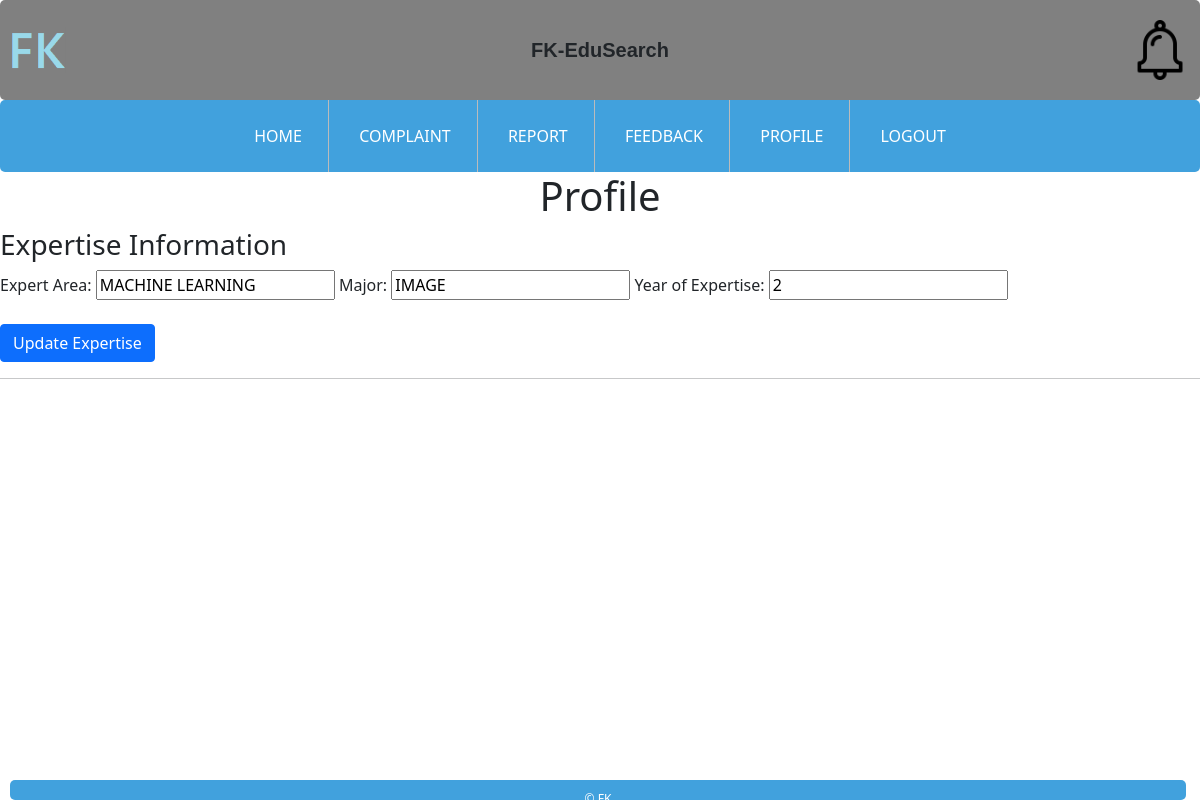
Screenshot of /Edusearch-AskAce/editExpertiseForm.php (signed in) with the database file from the repository.
### tables this page shows
CREATE TABLE `expertise` (
  `ExpertiseID` int(4) NOT NULL,
  `ExpertID` int(4) NOT NULL,
  `ExpertArea` varchar(500) NOT NULL,
  `Major` varchar(50) NOT NULL,
  `YearofExpertise` int(3) NOT NULL
);

### Edusearch-AskAce/editExpertiseForm.php (the view, shortened to what this page needs)
<?php
require_once('dbase.php');
$expertID = $_SESSION['ExpertID'];
$query = "SELECT ExpertiseID, ExpertArea, Major, YearOFExpertise FROM expertise WHERE ExpertID = ?";
$statement = $conn->prepare($query);
$statement->bind_param('i', $expertID);
$statement->execute();
$expertResult = $statement->get_result();
$expertArea = $expertResult->fetch_assoc();
?>
<!DOCTYPE html>
<html>
<head>
    <link rel="stylesheet" type="text/css" href="viewprofile.css">
    <link rel="stylesheet" type="text/css" href="expert.css">
    <link rel="stylesheet" type="text/css" href="stylecss.css">
    <link href="https://cdn.jsdelivr.net/npm/bootstrap@5.0.2/dist/css/bootstrap.min.css" rel="stylesheet">
</head>
<body>
    <header class="header">
        <div class="logo-left">
            <img width="60px" src="Image/fklogo.png" alt="Left Logo">
        </div>
        <div class="text">FK-EduSearch</div>
        <div class="logo-right">
            <img width="60px" src="Image/notiLogo.png" alt="Right Logo">
        </div>
    </header>
    <div id="navBar">
        <ul>
            <li><a href="Expert_MainPage.php"> HOME </a></li>
            <li><a href=""> COMPLAINT </a></li>
            <li><a href=""> REPORT </a></li>
            <li><a href=""> FEEDBACK </a></li>
            <li><a href="Expert_ViewProfile.php"> PROFILE </a></li>
            <li><a href=""> LOGOUT </a></li>
        </ul>
    </div>
    <div class="update-profile-container">
        <h1>Profile</h1>
        <h3>Expertise Information</h3>
        <div>
            <form action="" method="post">
                <label for="ExpertArea">Expert Area:</label>
                <input type="text" name="ExpertArea" id="ExpertArea" value="<?php echo $expertArea['ExpertArea']; ?>" required>
                <label for="Major">Major:</label>
                <input type="text" name="Major" id="Major" value="<?php echo $expertArea['Major']; ?>" required>
                <label for="YearOFExpertise">Year of Expertise:</label>
                <input type="number" name="YearOFExpertise" id="YearOFExpertise" value="<?php echo $expertArea['YearOFExpertise']; ?>" required><br>
                <br>
                <input type="submit" class="btn btn-primary" name="edit_expertise" value="Update Expertise">
            </form>
            <hr>
        </div>
    </div>
    <footer>© FK</footer>
</body>
</html>

### Edusearch-AskAce/viewprofile.css (style rules this page uses)
h1 { text-align: center; margin-top: 40px; font-size: 32px; font-weight: bold; }
footer { background-color: #f2f2f2; padding: 10px; text-align: center; }

### Edusearch-AskAce/expert.css (style rules this page uses)
ul { margin: 0; padding: 0; list-style: none; }
a { text-decoration: none; }
.btn-primary { background-color: #007bff; color: #fff; }

### Edusearch-AskAce/stylecss.css (style rules this page uses)
.header { display: flex; border-radius: 5px; justify-content: space-between; align-items: center; padding: 10px; height: 100px; background-color: rgb(128, 128, 128); font-family: Arial, Helvetica, sans-serif; }
body { font-family: Arial, Helvetica, sans-serif; background-image: url("Image/bg.jpg"); }
.logo-left { margin-right: 10px; }
.logo-right { margin-left: 10px; }
.text { font-size: 20px; font-weight: bold; }
#navBar li { padding: 10px; display: inline-block; }
#navBar { text-align: center; }
#navBar a { text-decoration: none; color: #34495E; }
#navBar ul { list-style-type: inherit; margin: 0; padding: 0; overflow: hidden; background-color: #41a1dd; border-radius: 5px; }
#navBar li { float: none; position: relative; border-right: 1px solid #bbb; }
#navBar li:last-child { border-right: none; }
#navBar li a { display: block; color: white; text-align: center; padding: 14px 16px; text-decoration: none; }
footer { font-size:12px; color: white; width: 98%; height:20px; background: #41a1dd; text-align:center; border-radius:5px; position: fixed; margin: 10px; margin-bottom: 0px; bottom: 0px; }

### rows the page displays
expertise: ExpertArea "MACHINE LEARNING", Major "IMAGE", YearOFExpertise "2"
